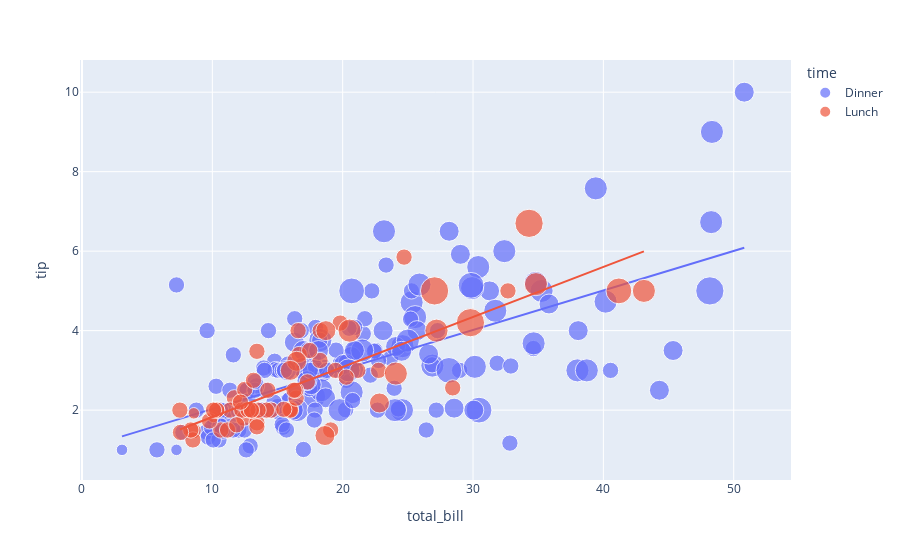

Source (notebook cell):
### Code cell
# total bill paid 
# number of peoples at the table
# and time of the meal

fig = px.scatter(data_frame=data, x="total_bill", 
                 y="tip", size="size", color="time", trendline="ols")
fig.show()

### Figure 1 — Plotly figure (JSON) as saved in the notebook; plotly's stock layout.template omitted (floating-point values rounded to 4 significant figures; data arrays with more than 128 entries replaced by an {"elided": "..."} marker saying what was removed)
{"data": [{"hovertemplate": "time=Dinner<br>total_bill=%{x}<br>tip=%{y}<br>size=%{marker.size}<extra></extra>", "legendgroup": "Dinner", "marker": {"color": "#636efa", "size": {"elided": "176 int values"}, "sizemode": "area", "sizeref": 0.015, "symbol": "circle"}, "mode": "markers", "name": "Dinner", "orientation": "v", "showlegend": true, "type": "scatter", "x": {"elided": "176 float values"}, "xaxis": "x", "y": {"elided": "176 float values"}, "yaxis": "y"}, {"hovertemplate": "<b>OLS trendline</b><br>tip = 0.0994262 * total_bill + 1.03489<br>R<sup>2</sup>=0.400526<br><br>time=Dinner<br>total_bill=%{x}<br>tip=%{y} <b>(trend)</b><extra></extra>", "legendgroup": "Dinner", "marker": {"color": "#636efa", "symbol": "circle"}, "mode": "lines", "name": "Dinner", "showlegend": false, "type": "scatter", "x": {"elided": "176 float values"}, "xaxis": "x", "y": {"elided": "176 float values"}, "yaxis": "y"}, {"hovertemplate": "time=Lunch<br>total_bill=%{x}<br>tip=%{y}<br>size=%{marker.size}<extra></extra>", "legendgroup": "Lunch", "marker": {"color": "#EF553B", "size": [4, 2, 2, 2, 2, 1, 2, 2, 4, 2, 2, 2, 2, 2, 2, 4, 2, 2, 2, 2, 2, 6, 2, 2, 2, 3, 2, 2, 2, 2, 2, 2, 2, 2, 2, 2, 2, 6, 5, 6, 2, 2, 3, 2, 2, 2, 2, 2, 2, 2, 2, 2, 4, 2, 2, 3, 2, 2, 2, 4, 3, 2, 2, 1, 3, 2, 2, 2], "sizemode": "area", "sizeref": 0.015, "symbol": "circle"}, "mode": "markers", "name": "Lunch", "orientation": "v", "showlegend": true, "type": "scatter", "x": [27.2, 22.76, 17.29, 19.44, 16.66, 10.07, 32.68, 15.98, 34.83, 13.03, 18.28, 24.71, 21.16, 10.65, 12.43, 24.08, 11.69, 13.42, 14.26, 15.95, 12.48, 29.8, 8.52, 14.52, 11.38, 22.82, 19.08, 20.27, 11.17, 12.26, 18.26, 8.51, 10.33, 14.15, 16, 13.16, 17.47, 34.3, 41.19, 27.05, 16.43, 8.35, 18.64, 11.87, 9.78, 7.51, 19.81, 28.44, 15.48, 16.58, 7.56, 10.34, 43.11, 13, 13.51, 18.71, 12.74, 13, 16.4, 20.53, 16.47, 12.16, 13.42, 8.58, 15.98, 13.42, 16.27, 10.09], "xaxis": "x", "y": [4, 3, 2.71, 3, 3.4, 1.83, 5, 2.03, 5.17, 2, 4, 5.85, 3, 1.5, 1.8, 2.92, 2.31, 1.68, 2.5, 2, 2.52, 4.2, 1.48, 2, 2, 2.18, 1.5, 2.83, 1.5, 2, 3.25, 1.25, 2, 2, 2, 2.75, 3.5, 6.7, 5, 5, 2.3, 1.5, 1.36, 1.63, 1.73, 2, 4.19, 2.56, 2.02, 4, 1.44, 2, 5, 2, 2, 4, 2.01, 2, 2.5, 4, 3.23, 2.2, 3.48, 1.92, 3, 1.58, 2.5, 2], "yaxis": "y"}, {"hovertemplate": "<b>OLS trendline</b><br>tip = 0.125853 * total_bill + 0.567362<br>R<sup>2</sup>=0.648708<br><br>time=Lunch<br>total_bill=%{x}<br>tip=%{y} <b>(trend)</b><extra></extra>", "legendgroup": "Lunch", "marker": {"color": "#EF553B", "symbol": "circle"}, "mode": "lines", "name": "Lunch", "showlegend": false, "type": "scatter", "x": [7.51, 7.56, 8.35, 8.51, 8.52, 8.58, 9.78, 10.07, 10.09, 10.33, 10.34, 10.65, 11.17, 11.38, 11.69, 11.87, 12.16, 12.26, 12.43, 12.48, 12.74, 13, 13, 13.03, 13.16, 13.42, 13.42, 13.42, 13.51, 14.15, 14.26, 14.52, 15.48, 15.95, 15.98, 15.98, 16, 16.27, 16.4, 16.43, 16.47, 16.58, 16.66, 17.29, 17.47, 18.26, 18.28, 18.64, 18.71, 19.08, 19.44, 19.81, 20.27, 20.53, 21.16, 22.76, 22.82, 24.08, 24.71, 27.05, 27.2, 28.44, 29.8, 32.68, 34.3, 34.83, 41.19, 43.11], "xaxis": "x", "y": [1.513, 1.519, 1.618, 1.638, 1.64, 1.647, 1.798, 1.835, 1.837, 1.867, 1.869, 1.908, 1.973, 2.0, 2.039, 2.061, 2.098, 2.11, 2.132, 2.138, 2.171, 2.203, 2.203, 2.207, 2.224, 2.256, 2.256, 2.256, 2.268, 2.348, 2.362, 2.395, 2.516, 2.575, 2.578, 2.578, 2.581, 2.615, 2.631, 2.635, 2.64, 2.654, 2.664, 2.743, 2.766, 2.865, 2.868, 2.913, 2.922, 2.969, 3.014, 3.061, 3.118, 3.151, 3.23, 3.432, 3.439, 3.598, 3.677, 3.972, 3.991, 4.147, 4.318, 4.68, 4.884, 4.951, 5.751, 5.993], "yaxis": "y"}], "layout": {"legend": {"itemsizing": "constant", "title": {"text": "time"}, "tracegroupgap": 0}, "margin": {"t": 60}, "xaxis": {"anchor": "y", "domain": [0, 1], "title": {"text": "total_bill"}}, "yaxis": {"anchor": "x", "domain": [0, 1], "title": {"text": "tip"}}}}
